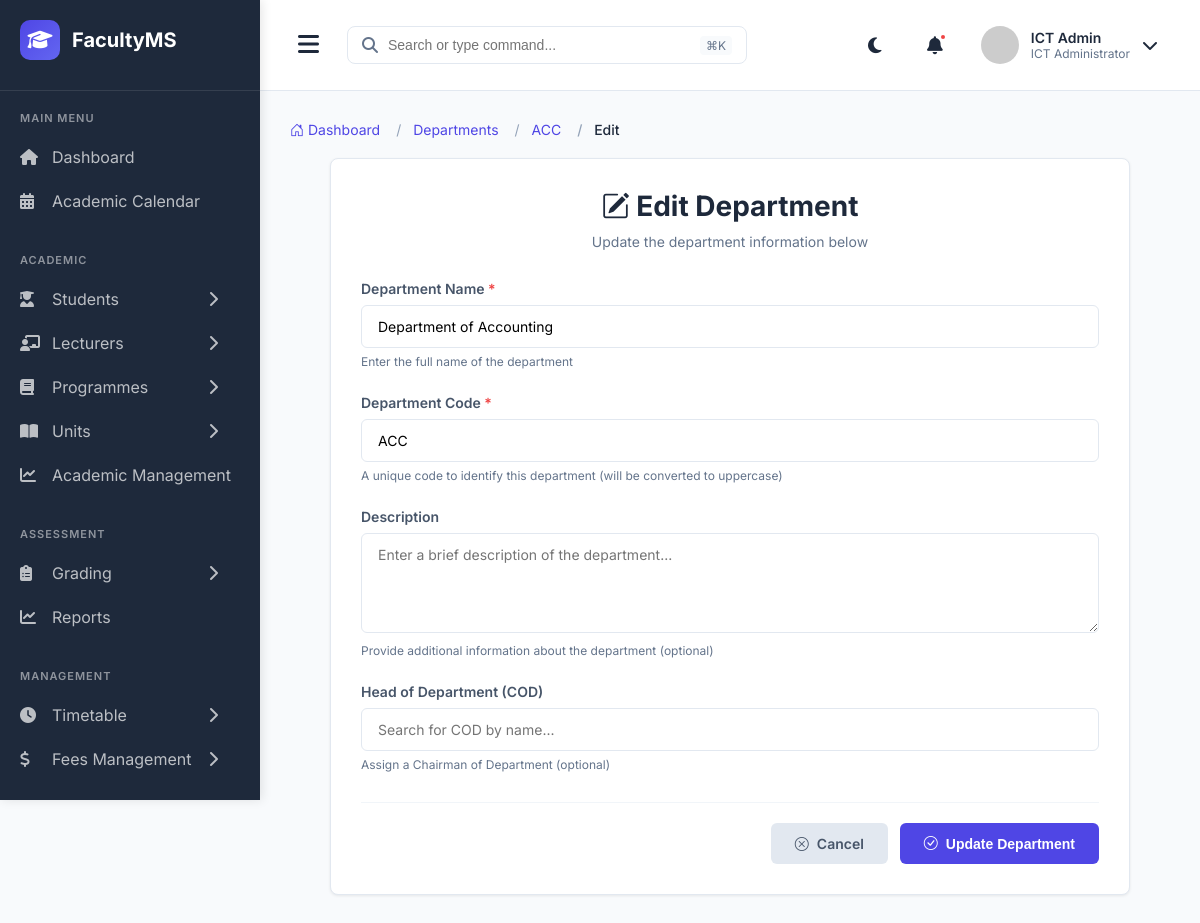
Page /departments/ACC/update/ (signed in) on the committed database.
### main_application/models.py (models this page shows, shortened)
class User(AbstractUser):
    USER_TYPES = (
        ('STUDENT', 'Student'),
        ('LECTURER', 'Lecturer'),
        ('COD', 'Chairman of Department'),
        ('DEAN', 'Dean'),
        ('ICT_ADMIN', 'ICT Administrator'),
    )
    user_type = models.CharField(max_length=20, choices=USER_TYPES)
    phone_number = models.CharField(max_length=15, blank=True, null=True)
    profile_picture = models.ImageField(upload_to='profiles/', blank=True, null=True)
    is_active_user = models.BooleanField(default=True)
    date_joined = models.DateTimeField(auto_now_add=True)
    class Meta:
        db_table = 'users'

class Department(models.Model):
    name = models.CharField(max_length=200)
    code = models.CharField(max_length=20, unique=True)
    description = models.TextField(blank=True)
    head_of_department = models.ForeignKey(User, on_delete=models.SET_NULL, null=True, blank=True,
                                           related_name='headed_departments', limit_choices_to={'user_type': 'COD'})
    created_at = models.DateTimeField(auto_now_add=True)
    class Meta:
        db_table = 'departments'
        ordering = ['name']

### main_application/views.py (the view, shortened to what this page needs)
# urls.py: path('departments/<str:code>/update/', views.department_update, name='department_update'),
@login_required
def department_update(request, code):
    department = get_object_or_404(Department, code=code)
    assigned_head_ids = Department.objects.exclude(
        head_of_department__isnull=True
    ).exclude(id=department.id).values_list('head_of_department_id', flat=True)
    available_cods = User.objects.filter(
        user_type='COD',
        is_active_user=True
    ).exclude(id__in=assigned_head_ids).order_by('first_name', 'last_name')
    context = {
        'department': department,
        'available_cods': available_cods,
        'is_update': True,
    }
    return render(request, 'department/department_form.html', context)

### templates/department/department_form.html (shortened to what this page needs)
{% extends 'admin_base.html' %}
{% block extra_css %}
<link rel="stylesheet" href="https://cdn.jsdelivr.net/npm/bootstrap-icons@1.10.0/font/bootstrap-icons.css">
{% endblock %}
{% block content %}
<nav aria-label="breadcrumb">
    <ol class="breadcrumb">
        <li class="breadcrumb-item"><a href="{% url 'admin_dashboard' %}"><i class="bi bi-house-door"></i> Dashboard</a></li>
        <li class="breadcrumb-item"><a href="{% url 'department_list' %}">Departments</a></li>
        {% if is_update %}
        <li class="breadcrumb-item"><a href="{% url 'department_detail' department.code %}">{{ department.code }}</a></li>
        <li class="breadcrumb-item active">Edit</li>
        {% else %}
        <li class="breadcrumb-item active">Create</li>
        {% endif %}
    </ol>
</nav>
<div class="section-container">
    <div class="form-header">
        <h2>
            <i class="bi bi-{% if is_update %}pencil-square{% else %}plus-circle{% endif %}"></i>
            {% if is_update %}Edit Department{% else %}Create New Department{% endif %}
        </h2>
        <p>{% if is_update %}Update the department information below{% else %}Fill in the details to create a new department{% endif %}</p>
    </div>
    <form method="post" id="departmentForm">
        <div class="form-group">
            <label for="name">
                Department Name <span class="required">*</span>
            </label>
            <input
                type="text"
                id="name"
                name="name"
                class="form-control"
                value="{% if is_update %}{{ department.name }}{% endif %}"
                placeholder="e.g., Department of Business Administration"
                required
            >
            <small class="form-text">Enter the full name of the department</small>
        </div>
        <div class="form-group">
            <label for="code">
                Department Code <span class="required">*</span>
            </label>
            <input
                type="text"
                id="code"
                name="code"
                class="form-control"
                value="{% if is_update %}{{ department.code }}{% endif %}"
                placeholder="e.g., DBA"
                style="text-transform: uppercase;"
                maxlength="20"
                required
            >
            <small class="form-text">A unique code to identify this department (will be converted to uppercase)</small>
        </div>
        <div class="form-group">
            <label for="description">
                Description
            </label>
            <textarea
                id="description"
                name="description"
                class="form-control"
                placeholder="Enter a brief description of the department..."
            >{% if is_update %}{{ department.description }}{% endif %}</textarea>
            <small class="form-text">Provide additional information about the department (optional)</small>
        </div>
        <div class="form-group">
            <label for="head_of_department_search">
                Head of Department (COD)
            </label>
            <div class="autocomplete-container">
                <input
                    type="text"
                    id="head_of_department_search"
                    class="form-control"
                    placeholder="Search for COD by name..."
                    autocomplete="off"
                >
            </div>
            <small class="form-text">Assign a Chairman of Department (optional)</small>
        </div>
        <div class="form-actions">
            <a href="{% if is_update %}{% url 'department_detail' department.code %}{% else %}{% url 'department_list' %}{% endif %}" class="btn btn-secondary">
                <i class="bi bi-x-circle"></i> Cancel
            </a>
            <button type="submit" class="btn btn-primary">
                <i class="bi bi-check-circle"></i> {% if is_update %}Update Department{% else %}Create Department{% endif %}
            </button>
        </div>
    </form>
</div>
{% endblock %}

### templates/admin_base.html (shortened to what this page needs)
{% load static %}
<!DOCTYPE html>
<html lang="en">
<head>
    <link rel="stylesheet" href="https://cdnjs.cloudflare.com/ajax/libs/font-awesome/6.4.0/css/all.min.css">
    {% block extra_css %}{% endblock %}
</head>
<body>
    <div class="sidebar" id="sidebar">
        <div class="sidebar-header">
            <div class="logo">
                <i class="fas fa-graduation-cap"></i>
            </div>
            <span class="logo-text">FacultyMS</span>
        </div>
        <div class="menu-section">
            <div class="menu-title">Main Menu</div>
            <a href="{% url 'admin_dashboard'%}" class="menu-item {% if request.resolver_match.url_name == 'admin_dashboard' %}active{% endif %}">
                <i class="fas fa-home"></i>
                <span>Dashboard</span>
            </a>
            <a href="{% url 'admin_academic_calendar'%}" class="menu-item {% if request.resolver_match.url_name == 'admin_academic_calendar' %}active{% endif %}">
                <i class="fas fa-calendar-alt"></i>
                <span>Academic Calendar</span>
            </a>
        </div>
        <div class="menu-section">
            <div class="menu-title">Academic</div>
            <div class="menu-item has-submenu {% if 'student' in request.resolver_match.url_name %}active{% endif %}" data-submenu="students">
                <i class="fas fa-user-graduate"></i>
                <span>Students</span>
                <i class="fas fa-chevron-right arrow"></i>
            </div>
            <div class="menu-item has-submenu {% if 'lecturer' in request.resolver_match.url_name %}active{% endif %}" data-submenu="lecturers">
                <i class="fas fa-chalkboard-teacher"></i>
                <span>Lecturers</span>
                <i class="fas fa-chevron-right arrow"></i>
            </div>
            <div class="menu-item has-submenu {% if 'programme' in request.resolver_match.url_name or 'departments' in request.resolver_match.url_name %}active{% endif %}" data-submenu="programmes">
                <i class="fas fa-book"></i>
                <span>Programmes</span>
                <i class="fas fa-chevron-right arrow"></i>
            </div>
            <div class="menu-item has-submenu {% if 'units' in request.resolver_match.url_name %}active{% endif %}" data-submenu="units">
                <i class="fas fa-book-open"></i>
                <span>Units</span>
                <i class="fas fa-chevron-right arrow"></i>
            </div>
             <a href="{% url 'academic_management'%}" class="menu-item {% if request.resolver_match.url_name == 'academic_management' %}active{% endif %}">
                <i class="fas fa-chart-line"></i>
                <span>Academic Management</span>
            </a>
        </div>
        <div class="menu-section">
            <div class="menu-title">Assessment</div>
            <div class="menu-item has-submenu {% if 'grading' in request.resolver_match.url_name or 'marks' in request.resolver_match.url_name or 'assessment' in request.resolver_match.url_name %}active{% endif %}" data-submenu="grading">
                <i class="fas fa-clipboard-list"></i>
                <span>Grading</span>
                <i class="fas fa-chevron-right arrow"></i>
            </div>
            <a href="{% url 'admin_reports'%}" class="menu-item {% if request.resolver_match.url_name == 'admin_reports' %}active{% endif %}">
                <i class="fas fa-chart-line"></i>
                <span>Reports</span>
            </a>
        </div>
        <div class="menu-section">
            <div class="menu-title">Management</div>
            <div class="menu-item has-submenu {% if 'timetable' in request.resolver_match.url_name or 'venues' in request.resolver_match.url_name %}active{% endif %}" data-submenu="timetable">
                <i class="fas fa-clock"></i>
                <span>Timetable</span>
                <i class="fas fa-chevron-right arrow"></i>
            </div>
            <div class="menu-item has-submenu {% if 'fees' in request.resolver_match.url_name %}active{% endif %}" data-submenu="fees">
                <i class="fas fa-dollar-sign"></i>
                <span>Fees Management</span>
                <i class="fas fa-chevron-right arrow"></i>
            </div>
        </div>
    </div>
    <div class="main-content" id="mainContent">
        <div class="header">
            <div class="header-left">
                <button class="menu-toggle" id="menuToggle">
                    <i class="fas fa-bars"></i>
                </button>
                <div class="search-bar">
                    <i class="fas fa-search"></i>
                    <input type="text" placeholder="Search or type command...">
                    <span class="shortcut">⌘K</span>
                </div>
            </div>
            <div class="header-right">
                <div class="header-icon">
                    <i class="fas fa-moon"></i>
                </div>
                <div class="header-icon notification-icon">
                    <i class="fas fa-bell"></i>
                    <span class="notification-badge"></span>
                </div>
                <div class="user-profile">
                    <img src="https://ui-avatars.com/api/?name=Admin+User&background=4F46E5&color=fff" alt="User" class="user-avatar">
                    <div class="user-info">
                        <span class="user-name">{{ user.get_full_name|default:"Admin User" }}</span>
                        <span class="user-role">{{ user.get_user_type_display|default:"Administrator" }}</span>
                    </div>
                    <i class="fas fa-chevron-down"></i>
                </div>
            </div>
        </div>
        <div class="content">
            {% block content %}{% endblock %}
        </div>
    </div>
</body>
</html>

### rows in the picture
User: get_full_name "ICT Admin", user_type "ICT Administrator"
Department: code "ACC", name "Department of Accounting"
